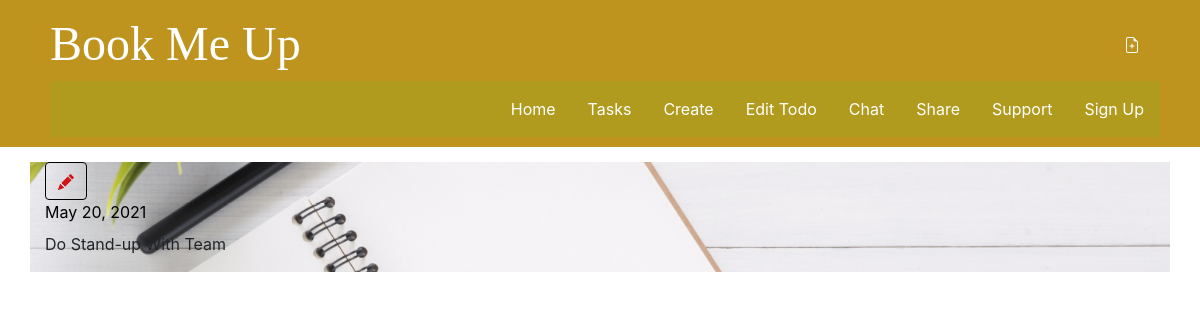
The app's page /todo/1/, older data.
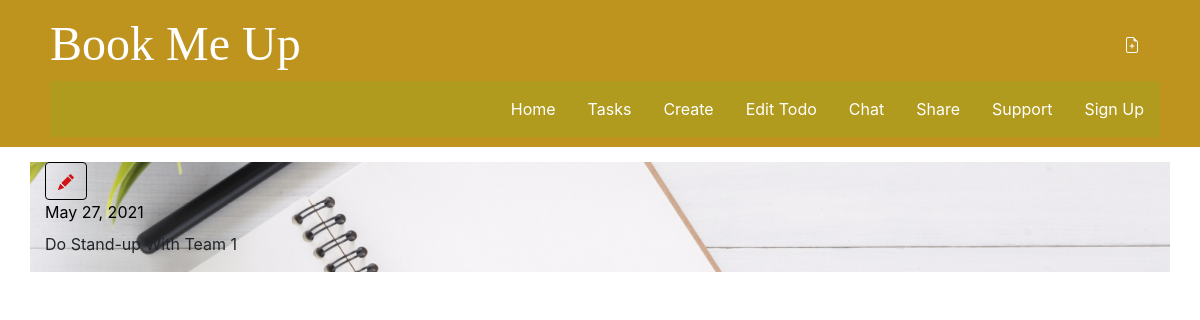
The same page, newer data.
### main/models.py (models this page shows, shortened)
class Todo(models.Model):
    text = models.CharField(max_length=280)
    created_date = models.DateField(auto_now_add=True)
    due_date = models.DateField(blank=True, null=True)
    done = models.BooleanField(default=False)
    user = models.ForeignKey(User, on_delete=models.CASCADE, related_name="todos")

### main/views.py (the view)
# urls.py: path('todo/<int:pk>/', views.todo_detail, name='todo_detail'),
def todo_detail(request, pk):
    todo = get_object_or_404(Todo, pk=pk)
    return render(request, 'main/todo_detail.html', {'todo': todo})

### templates/main/todo_detail.html (shortened to what this page needs)
{% extends 'base.html' %}
{% block content %}
    <article class="todo">
        <aside class="actions">
            <a class="btn btn-default" href="{% url 'todo_edit' pk=todo.pk %}">
            </a>
        </aside>
        {% if todo.created_date %}
            <time class="date">
                {{ todo.created_date }}
            </time>
        {% endif %}
        <p>{{ todo.text|linebreaksbr }}</p>
    </article>
{% endblock %}

Row changes from the older to the newer data that the page shows:
changed Todo: created_date "May 20, 2021" → "May 27, 2021"; text "Do Stand-up With Team" → "Do Stand-up With Team 1"
